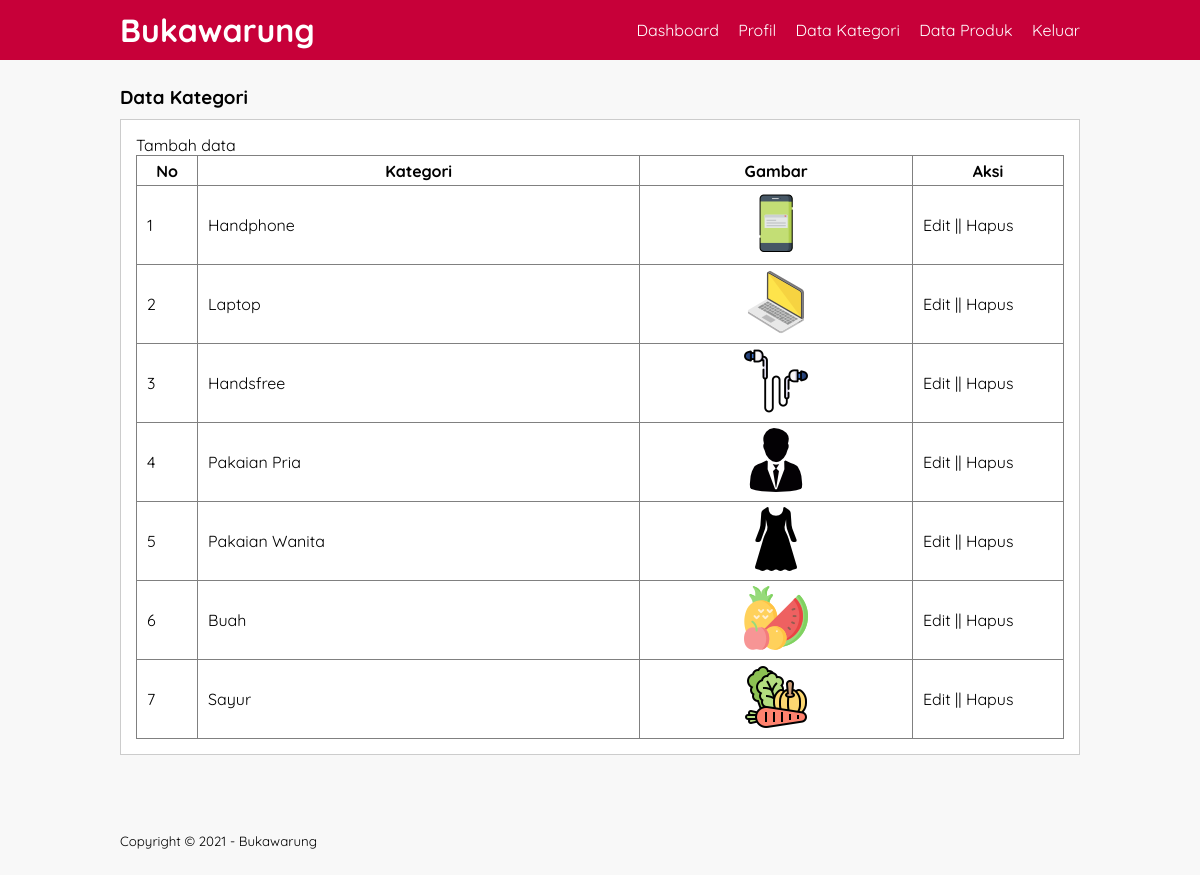
/data-kategori.php (signed in), run on the app's committed database.
### tables this page shows
CREATE TABLE `tb_category` (
  `category_id` int(11) NOT NULL,
  `category_name` varchar(25) NOT NULL,
  `category_image` varchar(100) DEFAULT NULL
);

### data-kategori.php (the view, shortened to what this page needs)
<?php
    include ("db.php");
?>
<!DOCTYPE html>
<html lang="id">
<head>
    <link rel="stylesheet" href="css/style.css">
</head>
<body>
    <header>
        <div class="container">
        <h1><a href="index.php">Bukawarung</a></h1>
        <ul>
           <li><a href="dashboard.php">Dashboard</a></li>
            <li><a href="profil.php">Profil</a></li>
            <li><a href="data-kategori.php">Data Kategori</a></li>
            <li><a href="data-produk.php">Data Produk</a></li>
            <li><a href="keluar.php">Keluar</a></li>
        </ul>
        </div>
    </header>
    <div class="section">
        <div class="container">
             <h3>Data Kategori</h3>
             <div class="box">
                 <p><a href="tambah-category.php">Tambah data</a></p>
                 <table border="1" cellspacing="0" class="table">
                     <thead>
                         <tr>
                             <th width="60px">No</th>
                             <th>Kategori</th>
                             <th>Gambar</th>
                             <th width="150px">Aksi</th>
                         </tr>
                     </thead>
                     <tbody>
                         <?php
                         $kategori = mysqli_query($conn, "SELECT * FROM tb_category ORDER BY category_id DESC");
                         $no = 1;
                         if(mysqli_num_rows($kategori)>0){
                         while($row = mysqli_fetch_array($kategori)){
                           ?>
                         <tr>
                             <td><?php echo $no++ ?></td>
                             <td><?php echo $row["category_name"]  ?></td>
                             <td style="text-align:center;"><a href="kategori/<?=$row['category_image']?>" target="_blank"><img src="kategori/<?=$row['category_image']?>"></a></td>
                             <td >
                                 <a href="edit-kategori.php?id=<?php echo $row['category_id']?>">Edit</a> || <a href="proses-hapus.php?idk=<?php echo $row['category_id']?>" onclick="return confirm('yakin ingin hapus?')">Hapus</a>
                             </td>
                         </tr>
                         <?php }} else { ?>
                            <tr>
                                <td colspan="3">Tidak ada data</td>
                            </tr>
                            <?php }  ?>
                     </tbody>
                 </table>
             </div>
        </div>
    </div>
    <footer>
        <div class="container">
            <small>Copyright &copy; 2021 - Bukawarung</small>
        </div>
    </footer>
</body>
</html>

### css/style.css (style rules this page uses)
* { margin: 0; padding: 0; font-family: 'Quicksand', sans-serif; }
body { background-color: #f8f8f8; }
a { color: inherit; text-decoration: none; }
header { background-color: #c70039; color: #fff; }
header h1 { float: left; padding: 10px 0; }
header ul { float: right; }
header ul li { display: inline-block; }
header ul li a { padding: 20px 0 20px 15px; display: inline-block; }
footer { padding: 25px 0; }
.container { width: 80%; margin: 0 auto; }
.container::after { content: ''; display: block; clear: both; }
.section { padding: 25px 0; }
.box { background-color: #fff; border: 1px solid #ccc; padding: 15px; box-sizing: border-box; margin: 10px 0 25px 0; }
.box::after { content: ''; display: block; clear: both; }
.table { width: 100%; border-collapse: collapse; clear: both; }
.table tr { height: 30px; }
.table tr td { padding: 5px 10px; }

### data on the page
tb_category: category_name "Handphone", category_image (picture)
tb_category: category_name "Laptop", category_image (picture)
tb_category: category_name "Handsfree", category_image (picture)
tb_category: category_name "Pakaian Pria", category_image (picture)
tb_category: category_name "Pakaian Wanita", category_image (picture)
tb_category: category_name "Buah", category_image (picture)
tb_category: category_name "Sayur", category_image (picture)
